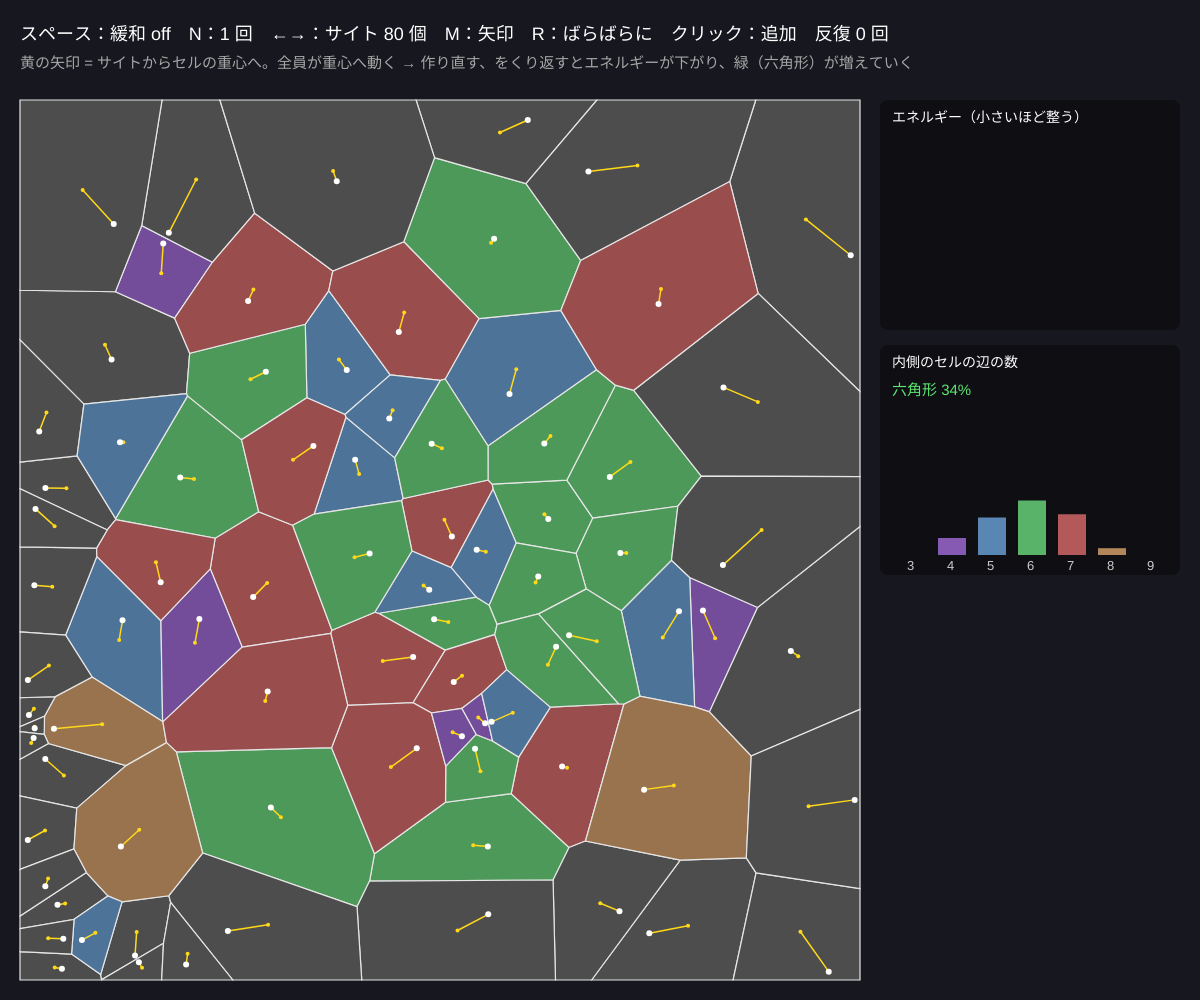
Frame 1 (no input)
Frame 60 (no input): identical to frame 1, image omitted
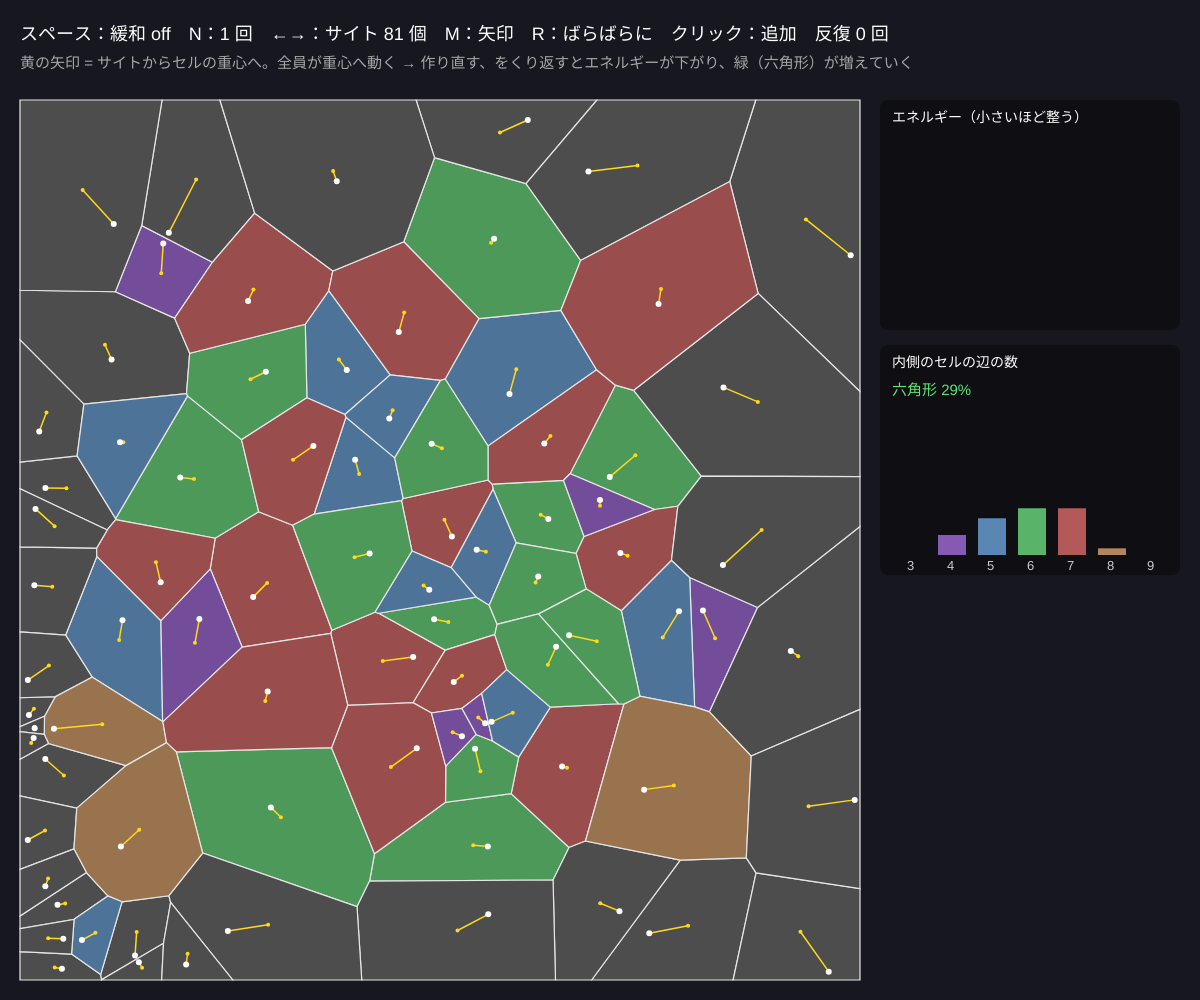
Frame 120 (the mouse pressed at the canvas centre since frame 60)

The p5.js sketch that drew these frames (run headless with seeded random() and noise() and a simulated clock; from frame 60 on, the mouse is pressed at the canvas centre):

// p5.js sketch
// ── sketch.js
// ============================================
// 06 ロイドの緩和（重心ボロノイ）
// 「サイトを自分のセルの重心へ動かす → ボロノイ図を作り直す」をくり返すと、セルの大きさがそろっていく
//   最後は サイト = セルの重心 になる（重心ボロノイ図）。内側のセルはほとんど六角形 = ハチの巣
// スペース = 緩和 ON/OFF / N = 1 回だけ / ←→ = サイトの数 / M = 重心の矢印 / R = ばらばらに戻す / クリック = 追加
// ============================================

let sites = [];
let nSites = 80;          // ★ サイトの数
let running = false;
let cells = [];
let energy = [];          // エネルギー（点から最寄りのサイトまでの距離² の平均）の履歴
let iter = 0;
let showArrow = true;
let rate = 1.0;           // ★ 重心へどれだけ動くか（1 = 一気に、0.3 = ゆっくり）
let bounds;                  // 計算する範囲

function setup() {
  createCanvas(windowWidth, windowHeight);
  colorMode(HSB, 360, 100, 100, 100);
  bounds = { x0: 20, y0: 100, x1: width - 340, y1: height - 20 };
  scatter();
}

function scatter() {
  sites = [];
  // わざと偏らせて置く（左下に寄せる）と、広がっていく様子がよく見える
  for (let i = 0; i < nSites; i++) {
    let u = random() ** 1.6, v = random() ** 0.7;
    sites.push({ x: lerp(bounds.x0 + 5, bounds.x1 - 5, u), y: lerp(bounds.y0 + 5, bounds.y1 - 5, v) });
  }
  energy = []; iter = 0;
  rebuild();
}
function rebuild() { cells = sites.map((s, i) => voronoiCell(sites, i, bounds.x0, bounds.y0, bounds.x1, bounds.y1)); }

// ★ セル内の点からサイトまでの距離² の積分（多角形の公式）。これが小さいほど「サイトがセルの真ん中」
function cellEnergy(poly, s) {
  let e = 0;
  for (let k = 0; k < poly.length; k++) {
    let ax = poly[k].x - s.x, ay = poly[k].y - s.y, bx = poly[(k + 1) % poly.length].x - s.x, by = poly[(k + 1) % poly.length].y - s.y;
    let cr = ax * by - bx * ay;
    e += cr * (ax * ax + ax * bx + bx * bx + ay * ay + ay * by + by * by);
  }
  return Math.abs(e) / 12;
}

// ロイドの 1 ステップ
function lloydStep() {
  let total = 0, area = 0;
  for (let i = 0; i < sites.length; i++) {
    let poly = cells[i];
    if (poly.length < 3) continue;
    total += cellEnergy(poly, sites[i]); area += polyArea(poly);
    let c = polyCentroid(poly);
    sites[i].x = lerp(sites[i].x, c.x, rate);
    sites[i].y = lerp(sites[i].y, c.y, rate);
  }
  energy.push(area > 0 ? total / area : 0);
  if (energy.length > 200) energy.shift();
  iter++;
  rebuild();
}

// セルの辺の数（画面のふちに触れるセルは数えない）
function sides(poly) {
  for (let p of poly) if (p.x < bounds.x0 + 0.5 || p.x > bounds.x1 - 0.5 || p.y < bounds.y0 + 0.5 || p.y > bounds.y1 - 0.5) return 0;
  let n = 0;
  for (let k = 0; k < poly.length; k++) { let p = poly[k], q = poly[(k + 1) % poly.length]; if (dist(p.x, p.y, q.x, q.y) > 0.5) n++; }
  return n;
}

function draw() {
  background(230, 25, 12);
  if (running) lloydStep();

  // セル：辺の数で色分け（5 = 青, 6 = 緑, 7 = 赤）
  let hist = {}, inner = 0;
  for (let i = 0; i < cells.length; i++) {
    let poly = cells[i], n = sides(poly);
    if (n) { hist[n] = (hist[n] || 0) + 1; inner++; }
    let h = n === 6 ? 130 : n === 5 ? 210 : n === 7 ? 0 : n === 4 ? 270 : n >= 8 ? 30 : 0;
    fill(h, n ? 50 : 0, n ? 60 : 30); stroke(0, 0, 90); strokeWeight(1.2);
    beginShape(); for (let p of poly) vertex(p.x, p.y); endShape(CLOSE);
  }
  // サイトと重心への矢印
  for (let i = 0; i < sites.length; i++) {
    let s = sites[i];
    if (showArrow && cells[i].length > 2) {
      let c = polyCentroid(cells[i]);
      stroke(50, 90, 100); strokeWeight(1.5); line(s.x, s.y, c.x, c.y);
      noStroke(); fill(50, 90, 100); circle(c.x, c.y, 4);
    }
    noStroke(); fill(0, 0, 100); circle(s.x, s.y, 6);
  }

  // 右のパネル：エネルギーのグラフと辺の数のヒストグラム
  let px = width - 320, pw = 300;
  noStroke(); fill(0, 0, 0, 40); rect(px, 100, pw, 230, 8); rect(px, 345, pw, 230, 8);
  fill(0, 0, 100); textSize(14); text('エネルギー（小さいほど整う）', px + 12, 122);
  if (energy.length > 1) {
    let mx = max(energy), mn = min(energy);
    noFill(); stroke(50, 90, 100); strokeWeight(2);
    beginShape();
    for (let k = 0; k < energy.length; k++) vertex(px + 12 + k / 199 * (pw - 24), 315 - (energy[k] - mn) / (mx - mn + 1e-9) * 170);
    endShape();
    noStroke(); fill(0, 0, 80); textSize(13); text(nf(energy[energy.length - 1], 1, 1), px + pw - 70, 122);
  }
  fill(0, 0, 100); textSize(14); text('内側のセルの辺の数', px + 12, 367);
  for (let n = 3; n <= 9; n++) {
    let c = hist[n] || 0, bh = inner ? c / inner * 160 : 0, bx = px + 18 + (n - 3) * 40;
    let h = n === 6 ? 130 : n === 5 ? 210 : n === 7 ? 0 : n === 4 ? 270 : 30;
    fill(h, 50, 70); rect(bx, 555 - bh, 28, bh);
    fill(0, 0, 80); textSize(13); text(n, bx + 9, 570);
  }
  fill(130, 60, 90); textSize(15);
  text('六角形 ' + (inner ? nf(100 * (hist[6] || 0) / inner, 1, 0) : 0) + '%', px + 12, 395);

  noStroke(); fill(0, 0, 100); textSize(18);
  text('スペース：緩和 ' + (running ? 'ON' : 'off') + '　N：1 回　←→：サイト ' + nSites + ' 個　M：矢印　R：ばらばらに　クリック：追加　反復 ' + iter + ' 回', 20, 40);
  fill(0, 0, 65); textSize(15);
  text('黄の矢印 = サイトからセルの重心へ。全員が重心へ動く → 作り直す、をくり返すとエネルギーが下がり、緑（六角形）が増えていく', 20, 68);
}

function mousePressed() {
  if (mouseX > bounds.x0 && mouseX < bounds.x1 && mouseY > bounds.y0 && mouseY < bounds.y1) { sites.push({ x: mouseX, y: mouseY }); nSites = sites.length; rebuild(); }
}
function keyPressed() {
  if (key === ' ') running = !running;
  if (key === 'n' || key === 'N') lloydStep();
  if (key === 'm' || key === 'M') showArrow = !showArrow;
  if (key === 'r' || key === 'R') scatter();
  if (key === RIGHT_ARROW) { nSites = min(250, nSites + 20); scatter(); }
  if (key === LEFT_ARROW) { nSites = max(10, nSites - 20); scatter(); }
}

// ---------- やってみよう ----------
// 1. 何回くらいでエネルギーのグラフが平らになる？ サイトを 20 個と 200 個で比べよう
// 2. rate を 0.3 にするとゆっくり、1.8 にすると行き過ぎる。グラフはどうなる？
// 3. 最後まで六角形にならないセルはどこにある？（ふちの近く・5 角形と 7 角形のペア = 「欠陥」）
// 4. 計算範囲 bounds を円形に切り取る（clipHalfPlane を何回か使う）と、どんな模様に落ち着く？


// ==================================================
// ここから下は「ボロノイ図の道具」（ほかのスケッチにもそのままコピーして使える）
//   voronoiCell(sites, i, x0, y0, x1, y1) … サイト i の領域（多角形）。長方形を垂直二等分線で切っていく（O(n²)）
//   delaunay(pts) … ドロネー三角形分割（Bowyer–Watson 法）。[[i, j, k], ...] を返す
//   circumcircle(a, b, c) … 外接円 {x, y, r2}（r2 = 半径の 2 乗）
//   polyArea(poly) / polyCentroid(poly) … 多角形の面積と重心
// ==================================================
function voronoiCell(sites, i, x0, y0, x1, y1) {
  let poly = [{ x: x0, y: y0 }, { x: x1, y: y0 }, { x: x1, y: y1 }, { x: x0, y: y1 }];
  let a = sites[i];
  for (let j = 0; j < sites.length && poly.length > 2; j++) {
    if (j === i) continue;
    let b = sites[j];
    // a の側 ＝ (b − a)・p ≦ (|b|² − |a|²) / 2　（a と b の垂直二等分線で切る）
    poly = clipHalfPlane(poly, b.x - a.x, b.y - a.y, (b.x * b.x + b.y * b.y - a.x * a.x - a.y * a.y) / 2);
  }
  return poly;
}
// nx·x + ny·y ≦ c の側だけ残す（Sutherland–Hodgman の 1 本分）
function clipHalfPlane(poly, nx, ny, c) {
  let out = [];
  for (let k = 0; k < poly.length; k++) {
    let p = poly[k], q = poly[(k + 1) % poly.length];
    let dp = nx * p.x + ny * p.y - c, dq = nx * q.x + ny * q.y - c;
    if (dp <= 0) out.push(p);
    if ((dp < 0 && dq > 0) || (dp > 0 && dq < 0)) {
      let t = dp / (dp - dq);
      out.push({ x: p.x + (q.x - p.x) * t, y: p.y + (q.y - p.y) * t });
    }
  }
  return out;
}
function polyArea(poly) {
  let s = 0;
  for (let k = 0; k < poly.length; k++) { let p = poly[k], q = poly[(k + 1) % poly.length]; s += p.x * q.y - q.x * p.y; }
  return Math.abs(s) / 2;
}
function polyCentroid(poly) {
  let a = 0, cx = 0, cy = 0;
  for (let k = 0; k < poly.length; k++) {
    let p = poly[k], q = poly[(k + 1) % poly.length], cr = p.x * q.y - q.x * p.y;
    a += cr; cx += (p.x + q.x) * cr; cy += (p.y + q.y) * cr;
  }
  if (Math.abs(a) < 1e-9) {
    let sx = 0, sy = 0;
    for (let p of poly) { sx += p.x; sy += p.y; }
    return poly.length ? { x: sx / poly.length, y: sy / poly.length } : { x: 0, y: 0 };
  }
  return { x: cx / (3 * a), y: cy / (3 * a) };
}
function circumcircle(a, b, c) {
  let d = 2 * (a.x * (b.y - c.y) + b.x * (c.y - a.y) + c.x * (a.y - b.y));
  if (Math.abs(d) < 1e-9) return { x: (a.x + b.x + c.x) / 3, y: (a.y + b.y + c.y) / 3, r2: Infinity };
  let a2 = a.x * a.x + a.y * a.y, b2 = b.x * b.x + b.y * b.y, c2 = c.x * c.x + c.y * c.y;
  let x = (a2 * (b.y - c.y) + b2 * (c.y - a.y) + c2 * (a.y - b.y)) / d;
  let y = (a2 * (c.x - b.x) + b2 * (a.x - c.x) + c2 * (b.x - a.x)) / d;
  return { x, y, r2: (a.x - x) * (a.x - x) + (a.y - y) * (a.y - y) };
}
// Bowyer–Watson：点を 1 つずつ入れ、「外接円の中に新しい点がある三角形」を消して穴を新しい点とつなぐ
function delaunay(pts) {
  let n = pts.length;
  if (n < 3) return [];
  let x0 = Infinity, y0 = Infinity, x1 = -Infinity, y1 = -Infinity;
  for (let p of pts) { x0 = Math.min(x0, p.x); y0 = Math.min(y0, p.y); x1 = Math.max(x1, p.x); y1 = Math.max(y1, p.y); }
  let m = Math.max(x1 - x0, y1 - y0, 1) * 20, cx = (x0 + x1) / 2, cy = (y0 + y1) / 2;
  let P = pts.concat([{ x: cx - m, y: cy - m }, { x: cx + m, y: cy - m }, { x: cx, y: cy + m }]);   // 全部を囲む大きな三角形
  let mk = (i, j, k) => ({ v: [i, j, k], c: circumcircle(P[i], P[j], P[k]) });
  let tris = [mk(n, n + 1, n + 2)];
  for (let i = 0; i < n; i++) {
    let p = P[i], edges = new Map(), keep = [];
    for (let t of tris) {
      if ((p.x - t.c.x) * (p.x - t.c.x) + (p.y - t.c.y) * (p.y - t.c.y) < t.c.r2) {
        for (let e = 0; e < 3; e++) {
          let a = t.v[e], b = t.v[(e + 1) % 3], id = a < b ? a + '_' + b : b + '_' + a;
          if (edges.has(id)) edges.delete(id); else edges.set(id, [a, b]);   // 2 回出た辺 = 穴の内側なので消す
        }
      } else keep.push(t);
    }
    for (let [a, b] of edges.values()) keep.push(mk(a, b, i));
    tris = keep;
  }
  return tris.filter((t) => t.v[0] < n && t.v[1] < n && t.v[2] < n).map((t) => t.v);
}
